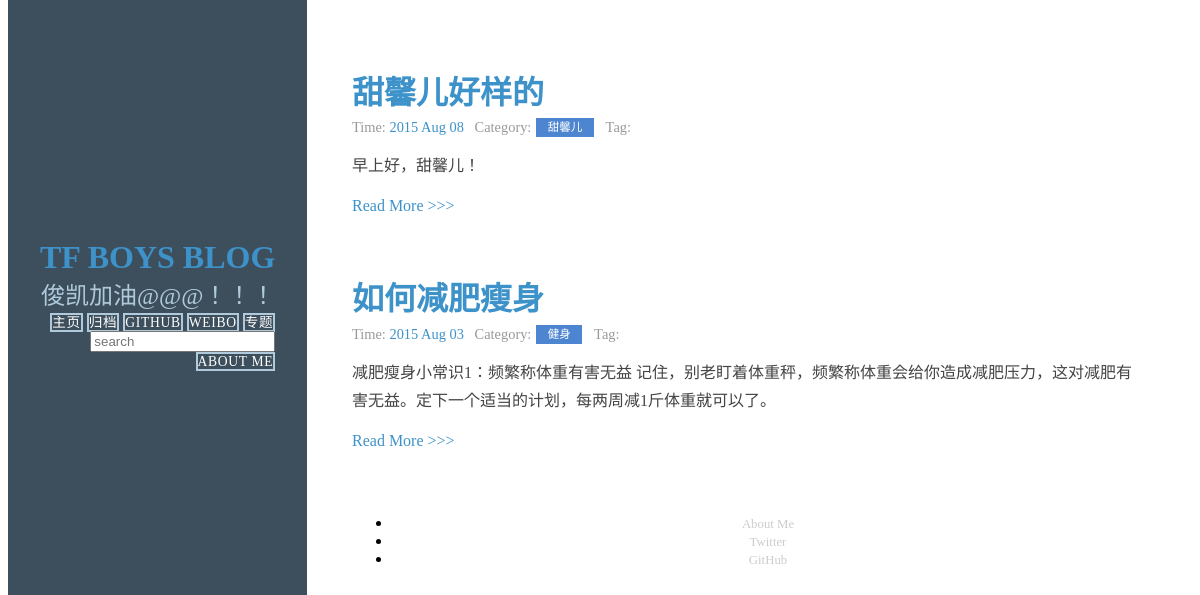
Before: / with the older database file.
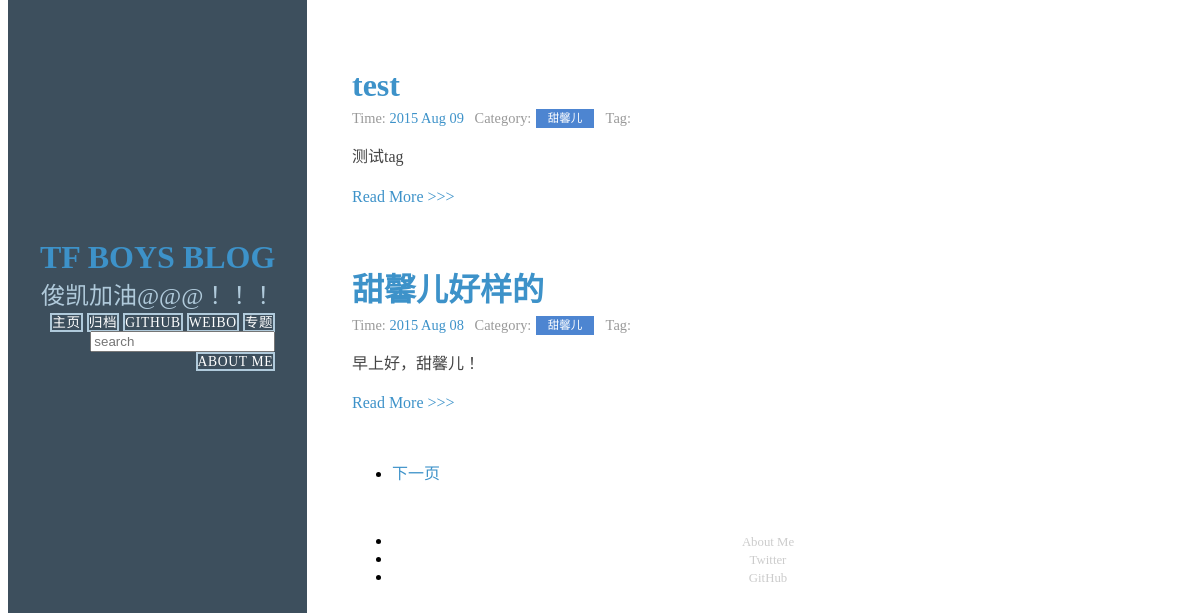
After: the same page with the newer database file.
### article/models.py (models this page shows, shortened)
class Article(models.Model) :
    title = models.CharField(max_length = 100)  #博客题目
    category = models.CharField(max_length = 50, blank = True)  #博客标签
    date_time = models.DateTimeField(auto_now_add = True)  #博客日期
    content = models.TextField(blank = True, null = True)  #博客文章正文
    class Meta:
        ordering = ['-date_time']

### article/views.py (the view)
# urls.py: url(r'^$', 'article.views.home', name = 'home'),
def home(request):
    posts = Article.objects.all()  #获取全部的Article对象
    paginator = Paginator(posts, 2) #每页显示两个
    page = request.GET.get('page')
    try :
        post_list = paginator.page(page)
    except PageNotAnInteger :
        post_list = paginator.page(1)
    except EmptyPage :
        post_list = paginator.paginator(paginator.num_pages)
    return render(request, 'home.html', {'post_list' : post_list})

### article/templatetags/custom_markdown.py (called while the page is built)
@register.filter(is_safe=True)  #注册template filter
@stringfilter  #希望字符串作为参数
def custom_markdown(value):
    return mark_safe(markdown.markdown(value,
        extensions = ['markdown.extensions.fenced_code', 'markdown.extensions.codehilite'],
                                       safe_mode=True,
                                       enable_attributes=False))

### templates/home.html (shortened to what this page needs)
{% extends "base.html" %}
{% load custom_markdown %}
{% block content %}
<div class="posts">
    {% for post in post_list %}
        <section class="post">
            <header class="post-header">
                <h2 class="post-title"><a href="{% url 'detail' id=post.id %}">{{ post.title }}</a></h2>
                    <p class="post-meta">
                        Time: <a class="post-author" href="#">{{ post.date_time |date:'Y M d'}}</a>&nbsp&nbsp
                        Category: <a class="post-category post-category-pure" href="{% url 'search_tag' tag=post.category %}">{{ post.category|title }}</a>&nbsp&nbsp
                        Tag:
                    </p>
            </header>
                <div class="post-description">
                    <p>
                        {{ post.content|custom_markdown|truncatewords_html:100 }}
                    </p>
                </div>
                <a class="pure-button" href="{% url 'detail' id=post.id %}">Read More >>> </a>
        </section>
    {% endfor %}
    {% if post_list.object_list and post_list.paginator.num_pages > 1 %}
      <div>
      <ul class="pager">
      {% if post_list.has_next %}
        <li><a href="?page={{ post_list.next_page_number }}">下一页</a></li>
      {% endif %}
      </ul>
      </div>
    {% endif %}
</div>
{% endblock %}

### templates/base.html (shortened to what this page needs)
<!doctype html>
<html lang="en">
<head>
    <link rel="stylesheet" href="http://yui.yahooapis.com/pure/0.5.0/pure-min.css">
    <link rel="stylesheet" href="http://yui.yahooapis.com/pure/0.5.0/grids-responsive-min.css">
    <link rel="stylesheet" href="/static/styles/blog.css">
    <link rel="stylesheet" href="http://picturebag.qiniudn.com/monokai.css">
</head>
<body>
<div id="layout" class="pure-g">
    <div class="sidebar pure-u-1 pure-u-md-1-4">
        <div class="header">
            <h1 class="brand-title"><a href="{% url 'home' %}">TF boys Blog</a></h1>
            <h2 class="brand-tagline">俊凯加油@@@！！！</h2>
            <nav class="nav">
                <ul class="nav-list">
                    <li class="nav-item">
                        <a class="button-success pure-button" href="/">主页</a>
                    </li>
                    <li class="nav-item">
                        <a class="button-success pure-button" href="{% url 'archives' %}">归档</a>
                    </li>
                    <li class="nav-item">
                        <a class="pure-button" href="https://github.com/Cedric-song">Github</a>
                    </li>
                    <li class="nav-item">
                        <a class="button-error pure-button" href="http://weibo.com/tfent">Weibo</a>
                    </li>
                    <li class="nav-item">
                        <a class="button-success pure-button" href="/">专题</a>
                    </li>
                    <li>
                    <form class="pure-form" action="/search/" method="get">
                    <input class="pure-input-3-3" type="text" name="s" placeholder="search">
                    </form>
                    </li>
                    <li class="nav-item">
                        <a class="button-success pure-button" href="{% url 'about_me' %}">About Me</a>
                    </li>
                </ul>
            </nav>
        </div>
    </div>
    <div class="content pure-u-1 pure-u-md-3-4">
        <div>
            {% block content %}
            {% endblock %}
            <div class="footer">
                <div class="pure-menu pure-menu-horizontal pure-menu-open">
                    <ul>
                        <li><a href="http://127.0.0.1:8000/aboutme/">About Me</a></li>
                        <li><a href="/">Twitter</a></li>
                        <li><a href="https://github.com/Cedric-song">GitHub</a></li>
                    </ul>
                </div>
            </div>
        </div>
    </div>
</div>
</body>
</html>

### static/styles/blog.css (style rules this page uses)
* { -webkit-box-sizing: border-box; -moz-box-sizing: border-box; box-sizing: border-box; }
a { text-decoration: none; color: rgb(61, 146, 201); }
#layout { padding: 0; }
.header { text-align: center; top: auto; margin: 3em auto; }
.sidebar { background: rgb(61, 79, 93); color: #fff; }
.brand-title, .brand-tagline { margin: 0; }
.brand-title { text-transform: uppercase; }
.brand-tagline { font-weight: 300; color: rgb(176, 202, 219); }
.nav-list { margin: 0; padding: 0; list-style: none; }
.nav-item { display: inline-block; *display: inline; zoom: 1; }
.nav-item a { background: transparent; border: 2px solid rgb(176, 202, 219); color: #fff; margin-top: 1em; letter-spacing: 0.05em; text-transform: uppercase; font-size: 85%; }
.content { padding: 2em 1em 0; }
.post { padding-bottom: 2em; }
.post-title { font-size: 2em; color: #222; margin-bottom: 0.2em; }
.post-description { font-family: Georgia, "Cambria", serif; color: #444; line-height: 1.8em; }
.post-meta { color: #999; font-size: 90%; margin: 0; }
.post-category { margin: 0 0.1em; padding: 0.3em 1em; color: #fff; background: #999; font-size: 80%; }
.post-category-pure { background: #4d85d1; }
.footer { text-align: center; padding: 1em 0; }
.footer a { color: #ccc; font-size: 80%; }
@media (min-width: 48em) { .content { padding: 2em 3em 0; margin-left: 25%; } }
@media (min-width: 48em) { .header { margin: 80% 2em 0; text-align: right; } }
@media (min-width: 48em) { .sidebar { position: fixed; top: 0; bottom: 0; } }

Changed rows visible on the page:
no longer on this page (row unchanged): Article: title "如何减肥瘦身", date_time "2015 Aug 03", category "健身", content|custom_markdown "减肥瘦身小常识1：频繁称体重有害无益 记住，别老盯着体重秤，频繁称体重会给你造成减肥压力，这对减肥有害无益。定下一个适当的计划，每两周减1斤体重就可以了。"
added Article: title "test", date_time "2015 Aug 09", category "甜馨儿", content|custom_markdown "测试tag"
Other visible differences:
text now shown: "下一页"
